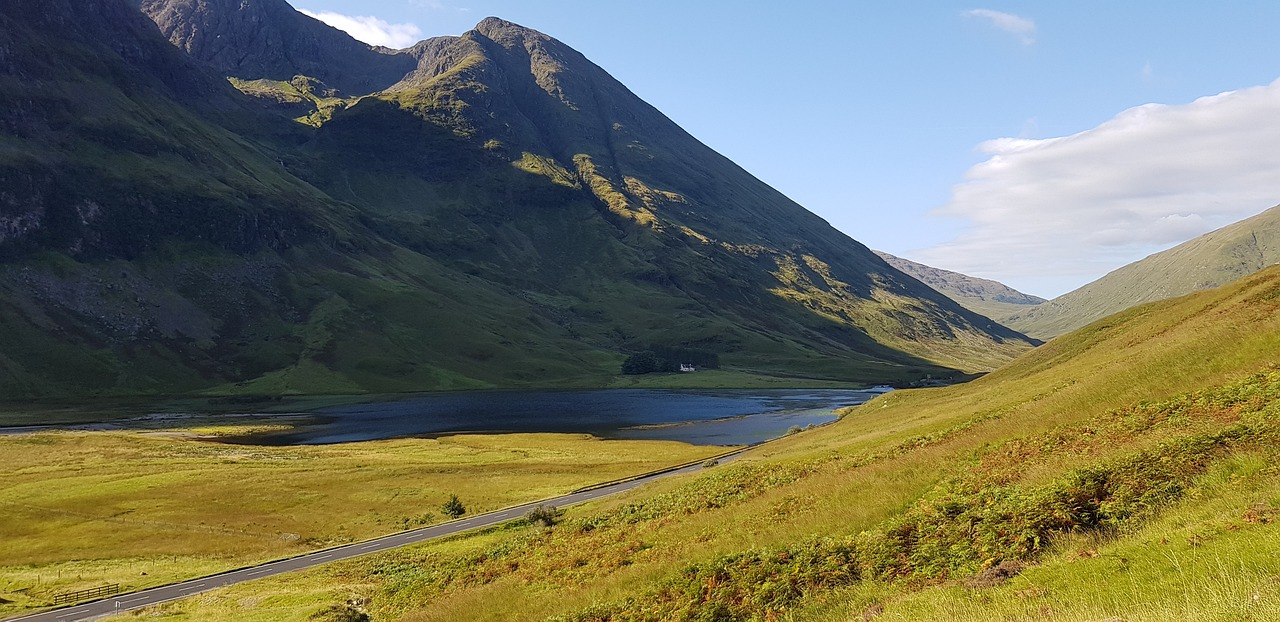
#> input picture images/scotland.jpg, 1280 x 622 px
$ python -i image_analysis.py   (imports and definitions only)
#> lines starting #> are read from the running program, lines starting #| are printed output that depends on the picture
import os
import numpy as np
import matplotlib.pyplot as plt
import pandas as pd
from PIL import Image
from numpy import arange, log2, polyfit, polyval
from skimage import color
from scipy import ndimage
from sklearn.cluster import KMeans
from skimage.color import rgb2lab, rgb2gray

# 분석된 결과 저장 경로
RESULT_DIR = "after"

# 이미지 로드 및 초기화
# [42 lines left out: functions load_image, get_output_dir, chromo_spectroscopy, not called in this run]

# 이미지 거칠기 분석
def surface_roughness(img_data, output_path):
#> called with output_path = 'out.png'
    gray_image = color.rgb2gray(img_data)
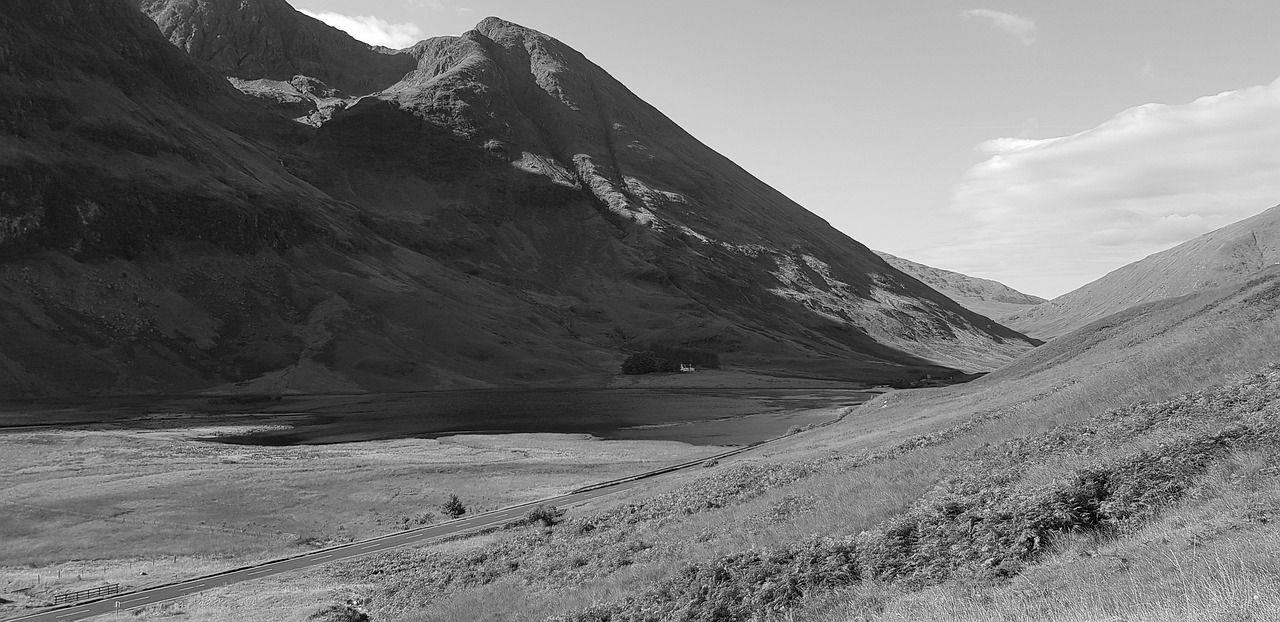
#> gray_image: shape (622, 1280) float64; min 0, max 1, mean 0.443
    dx = ndimage.sobel(gray_image, 0)
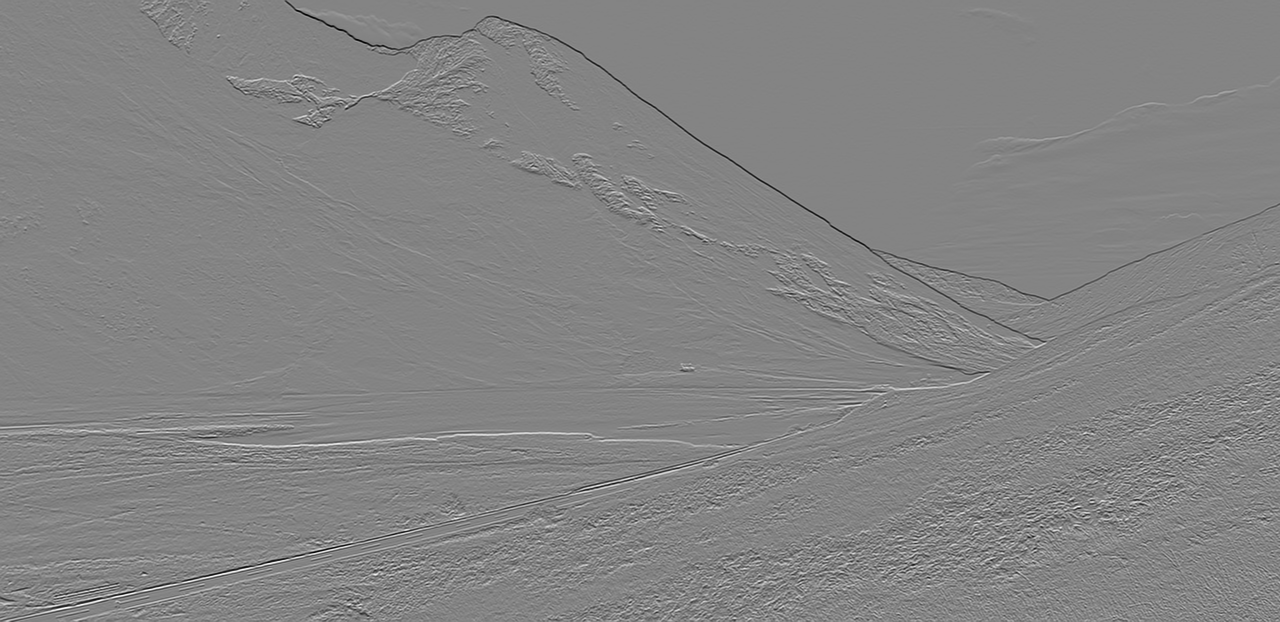
#> dx: shape (622, 1280) float64; min -3.49, max 3.26, mean -0.00108; drawn with min black and max white
    dy = ndimage.sobel(gray_image, 1)
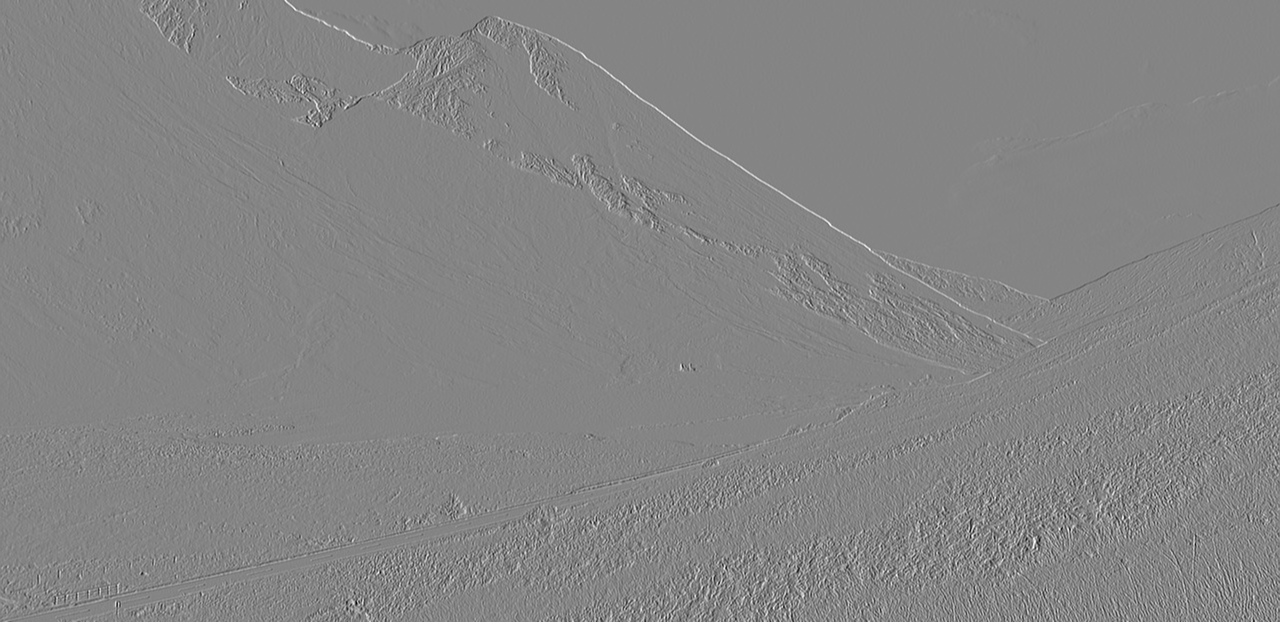
#> dy: shape (622, 1280) float64; min -2.91, max 2.68, mean 0.00225; drawn with min black and max white
    magnitude = np.hypot(dx, dy)
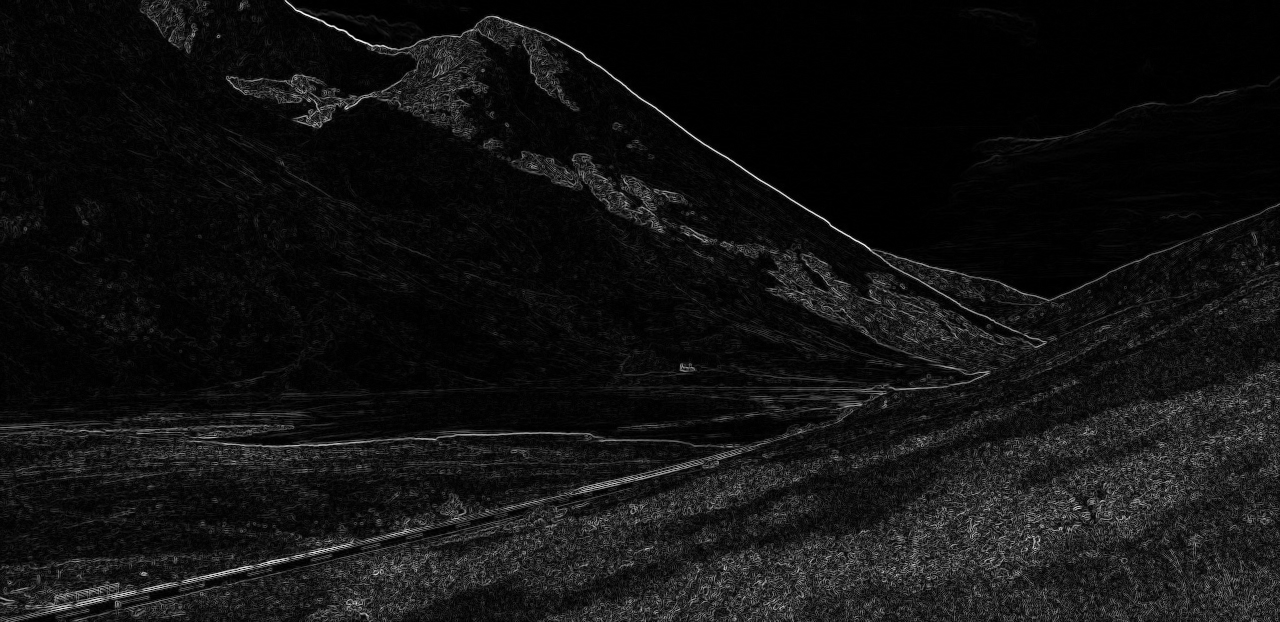
#> magnitude: shape (622, 1280) float64; min 0, max 3.68, mean 0.261; drawn with min black and max white

    mean_roughness = np.mean(magnitude)
#> mean_roughness = 0.261
    std_roughness = np.std(magnitude)
#> std_roughness = 0.348

    plt.figure(figsize=(8, 6))
    plt.imshow(magnitude, cmap="gray")
    plt.colorbar()
    plt.title("Surface Roughness")
    plt.axis("off")
    surface_path = os.path.join(output_path, "surface_roughness.png")
    plt.savefig(surface_path)
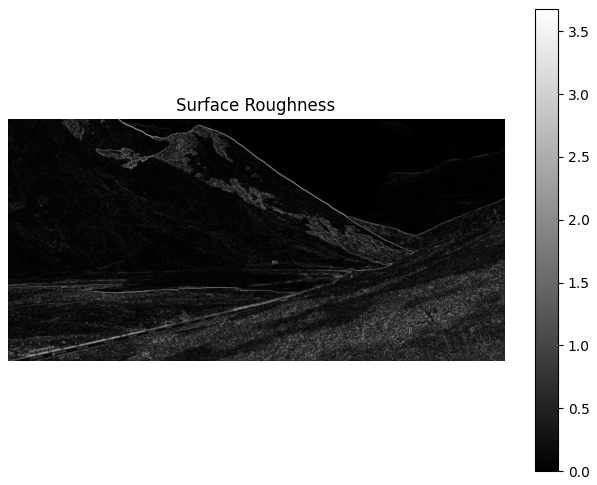
#> figure drawn by matplotlib, 2 panels
    plt.close()

    return mean_roughness, std_roughness, surface_path


# 프랙탈 차원 계산
# [105 lines left out: functions box_counting_dimension, kmeans_color_quantization, analyze_image, not called in this run]

>>> import cv2
>>> picture = cv2.cvtColor(cv2.imread('images/scotland.jpg'), cv2.COLOR_BGR2RGB)
>>> result = surface_roughness(picture, 'out.png')
#> result = (0.261, 0.348, 'out.png/surface_roughness.png')
